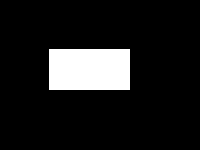
#> input picture Week 4/Jadon_1_HW4/boxIm1.bmp, 200 x 150 px
$ jupyter execute HW4.ipynb
#> lines starting #> are read from the running program, lines starting #| are printed output that depends on the picture; after the words box and inside, x2 and y2 are one past the last pixel; in counts of white or black regions, pixels touching at a corner belong together; long printed decimals are rounded
# CSE 5524 HW  Utkarsh Pratap Singh Jadon

## Question1

### Import necessary libraries

[cell 1]
import matplotlib.pyplot as plt
import matplotlib.image as mpimg
from skimage.color import rgb2gray
import cv2 as cv
import numpy as np
import math
from PIL import Image
import glob
import os
import skimage
from os import listdir
from os.path import join, isfile
from skimage import morphology
from skimage import measure,color
from skimage import io, data
from numpy.linalg import eig

### Read and normalise input grayscale images

[cell 2]
#Following section reads input Grayscale box images
boxImage1Gray = skimage.io.imread(fname="boxIm1.bmp")
#> boxImage1Gray: shape (150, 200); 11.1% white; 1 white region, box (x1, y1, x2, y2) and area: (49, 49, 130, 90) 3321
boxImage2Gray = skimage.io.imread(fname="boxIm2.bmp")
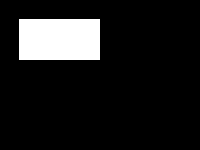
#> input picture Week 4/Jadon_1_HW4/boxIm2.bmp, 200 x 150 px
#> boxImage2Gray: shape (150, 200); 11.1% white; 1 white region, box (x1, y1, x2, y2) and area: (19, 19, 100, 60) 3321
boxImage3Gray = skimage.io.imread(fname="boxIm3.bmp")
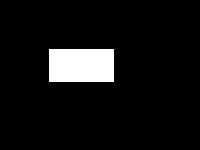
#> input picture Week 4/Jadon_1_HW4/boxIm3.bmp, 200 x 150 px
#> boxImage3Gray: shape (150, 200); 7.1% white; 1 white region, box (x1, y1, x2, y2) and area: (49, 49, 114, 82) 2145
boxImage4Gray = skimage.io.imread(fname="boxIm4.bmp")
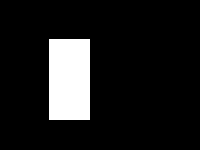
#> input picture Week 4/Jadon_1_HW4/boxIm4.bmp, 200 x 150 px
#> boxImage4Gray: shape (150, 200); 11.1% white; 1 white region, box (x1, y1, x2, y2) and area: (49, 39, 90, 120) 3321

# [11 lines of commented-out code are left out]
boxImage1Normalised = boxImage1Gray / 255
boxImage2Normalised = boxImage2Gray / 255
boxImage3Normalised = boxImage3Gray / 255
boxImage4Normalised = boxImage4Gray / 255

### Create function to compute 7 similitude moment shape descriptors

[cell 3]
def similitudeMoments(inputImage):

    a,b = inputImage.shape
#> a = 150; b = 200
    x=0
    y=0
    m10 = 0
    m01 = 0
    m00 = 0
    centroidX = 0
    centroidY = 0
    for x in range(a):
        for y in range(b):
                m10 += (y**1)*(x**0)*inputImage[x,y]
                m01 += (y**0)*(x**1)*inputImage[x,y]
                m00 += (y**0)*(x**0)*inputImage[x,y]
#> after the loop, m00 = 3321; m01 = 229149; m10 = 295569

    centroidX = (m10) / (m00)
#> centroidX = 89
    centroidY = (m01) / (m00)
#> centroidY = 69

    # [7 lines of commented-out code are left out]

    N = np.array([[0,2],[0,3],[1,1],[1,2],[2,0],[2,1],[3,0]])
    numerator1 = 0
    denominator1 = 0
    numerator2 = 0
    denominator2 = 0
    numerator3 = 0
    denominator3 = 0
    numerator4 = 0
    denominator4 = 0
    numerator5 = 0
    denominator5 = 0
    numerator6 = 0
    denominator6 = 0
    numerator7 = 0
    denominator7 = 0
    #print(N)
    for x in range(a):
        for y in range(b):
                numerator1 += ((y - centroidY)**N[0,0]) * ((x - centroidX)**N[0,1]) * inputImage[x,y]
                denominator1 = (m00)**(((N[0,0] + N[0,1]) / 2) + 1)

                numerator2 += ((y - centroidY)**N[1,0]) * ((x - centroidX)**N[1,1]) * inputImage[x,y]
                denominator2 = (m00)**(((N[1,0] + N[1,1] / 2)) + 1)

                numerator3 += ((y - centroidY)**N[2,0]) * ((x - centroidX)**N[2,1]) * inputImage[x,y]
                denominator3 = (m00)**(((N[2,0] + N[2,1]) / 2) + 1)

                numerator4 += ((y - centroidY)**N[3,0]) * ((x - centroidX)**N[3,1]) * inputImage[x,y]
                denominator4 = (m00)**(((N[3,0] + N[3,1]) / 2) + 1)

                numerator5 += ((y - centroidY)**N[4,0]) * ((x - centroidX)**N[4,1]) * inputImage[x,y]
                denominator5 = (m00)**(((N[4,0] + N[4,1]) / 2) + 1)

                numerator6 += ((y - centroidY)**N[5,0]) * ((x - centroidX)**N[5,1]) * inputImage[x,y]
                denominator6 = (m00)**(((N[5,0] + N[5,1]) / 2) + 1)

                numerator7 += ((y - centroidY)**N[6,0]) * ((x - centroidX)**N[6,1]) * inputImage[x,y]
                denominator7 = (m00)**(((N[6,0] + N[6,1]) / 2) + 1)
#> after the loop, numerator1 = 1793340; numerator2 = -54464400; numerator3 = -1328400; numerator4 = 35866800; numerator5 = 3143880; numerator6 = -62877600; numerator7 = 135496800


    similitudeMoment1 = numerator1 / denominator1
#> similitudeMoment1 = 0.163
    similitudeMoment2 = numerator2 / denominator2
#> similitudeMoment2 = -0.0857
    similitudeMoment3 = numerator3 / denominator3
#> similitudeMoment3 = -0.12
    similitudeMoment4 = numerator4 / denominator4
#> similitudeMoment4 = 0.0564
    similitudeMoment5 = numerator5 / denominator5
#> similitudeMoment5 = 0.285
    similitudeMoment6 = numerator6 / denominator6
#> similitudeMoment6 = -0.0989
    similitudeMoment7 = numerator7 / denominator7
#> similitudeMoment7 = 0.213

    Nvals = [similitudeMoment1,similitudeMoment2,similitudeMoment3,similitudeMoment4,similitudeMoment5,similitudeMoment6,similitudeMoment7]
#> Nvals = [0.163, -0.0857, -0.12, 0.0564, 0.285, -0.0989, 0.213]
    return Nvals

### Computing 7 similitude moment shape descriptors for all 4 images

[cell 4]
print(similitudeMoments(boxImage1Normalised))        # 7 Similitude moments for input image 1
#| [0.1626, -0.08569, -0.1204, 0.05643, 0.2851, -0.09893, 0.2132]
print(similitudeMoments(boxImage2Normalised))        # 7 Similitude moments for input image 2
#| [0.1626, -0.08569, -0.1204, 0.05643, 0.2851, -0.09893, 0.2132]
print(similitudeMoments(boxImage3Normalised))        # 7 Similitude moments for input image 3
#| [0.1616, -0.08504, -0.1193, 0.05583, 0.2834, -0.09792, 0.2113]
print(similitudeMoments(boxImage4Normalised))        # 7 Similitude moments for input image 4
#| [0.1947, 0.09092, -0.03011, -0.03379, 0.07227, 0.01254, -0.02717]

### Discussion

We see that the change in moments across image is minute. Similitude moments are supposed to be same for a particular class of images and are invariant to size, position, and orienation. Although, this holds true assuming the images are continuous. But in reality, images are discrete and have some noise values, which contributes to this minor change amongst moment values for four box images.

Some of the moments are zero because they may not have any contribution towards making the image unique.

## Question 2

[cell 5]
#Load data from 'eigendata.txt' file and store as numpy array in X
X = np.loadtxt("eigdata.txt")

#Plot first column vs first row as plot 1
plt.subplot(1,1,1)
plt.plot(X[:,0],X[:,1],'b.')
plt.axis('equal')
plt.show()
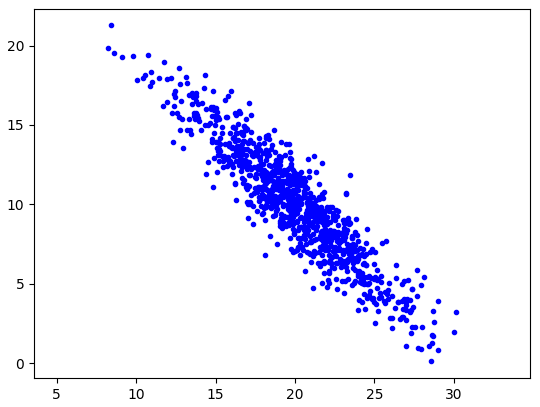
#> figure drawn by matplotlib, 1 panel

#Plot mean-subtract data as plot 2
m = np.mean(X)
a,b = X.shape
Y = X - np.ones((a,1))*m
plt.subplot(1,1,1)
plt.plot(Y[:,0],Y[:,1],'r.')
plt.axis('equal')
plt.show()
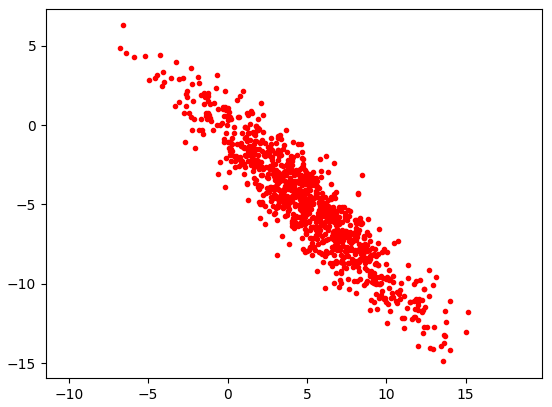
#> figure drawn by matplotlib, 1 panel
print(Y)

### Discussion

Successfully able to read data from given text file, store the values in X, plot the data present inside X and plot mean shifted data Y using relevant python functions

## Question 3

[cell 6]
import matplotlib

K = np.cov(Y.transpose(), bias=True)    #Generate covariance matrix for Y
K_inv = np.linalg.inv(K)

V,U=eig(K)                 #eig() function returns Eigen Values (V) and Eigen Vector (U) respectively using covariance K

xm = np.mean((Y[:,0]))
ym = np.mean((Y[:,1]))    #Computes x and y coordinates of mean of Y

C = 9

axis1 = math.sqrt(C) * (math.sqrt(V.max()))
axis2 = math.sqrt(C) * (math.sqrt(V.min()))
print("Lenght of axis 1 and axis 2 are: ")
print(axis1,axis2)

plt.subplot(1,1,1)
plt.plot(Y[:,0],Y[:,1],'r.')
plt.axis('equal')
plt.show()


x1, y1 = [(axis2)/2,(axis2)/2], [0,axis1]
x2, y2 = [0,axis2], [(axis1)//2,(axis1)//2]

plt.plot(x1, y1, x2, y2, marker = 'o')
plt.axis('equal')
plt.show()
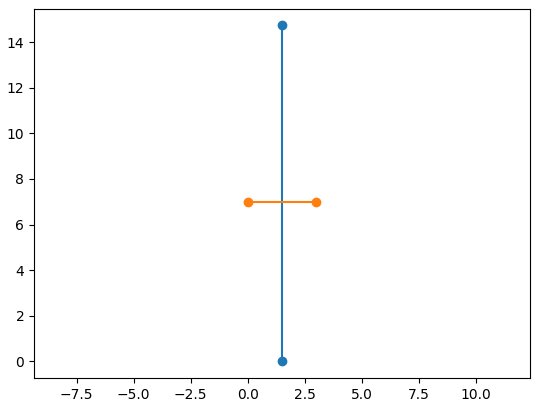
#> figure drawn by matplotlib, 1 panel

### Discussion

I used covariance matrix (K) to generate eigen values (V) and eigen vectors (U) of the given mean shifted data (Y). Since covariance matrix was used, the lamda obtained from V is enough to calculate the length of axis ((C*lamda)^0.5). If I had taken inverse covariance matrix (K^-1), I would have to invert the lamda to get axis lenghth (((C/lamda)^0.5).
Since there are #3 standard deviations, we take C=9 to calculate the axis length. After getting the lengths (14.731,3.019), I drew mutually perpendicular lines, as shown above, that acts as 2-D Gaussian ellipse axis.

### Question 4

[cell 7]
rotatedData = np.zeros((1000,2))                         #Create an empty matrix to store rotated values of Y
i = 0
for dataValue in Y:                                      #Creating a loop to multiply each data point in R with Eigen vector (U) and store rotated value in new empty matrix rotatedData
    rotatedData[i] = np.dot(U.transpose(),dataValue)
    i+=1
plt.plot(rotatedData[:,0], rotatedData[:,1], 'r.')
plt.axis('equal')
plt.show()
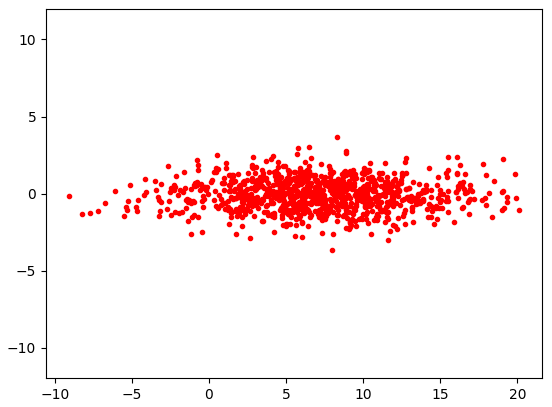
#> figure drawn by matplotlib, 1 panel

### Discussion

The transpose of eigen vector matrix acts as a rotation matrix. I applied dot product between transpose of eigen vector and each data point in Y which gives us uncorrelated/rotated data

### Question 5

[cell 8]
projectedData = np.zeros((1000,1))
i = 0
for dataValue in Y:
    projectedData[i] = np.dot(Y[0],dataValue)
    i += 1
plt.hist(projectedData,bins=150)
plt.axis('equal')
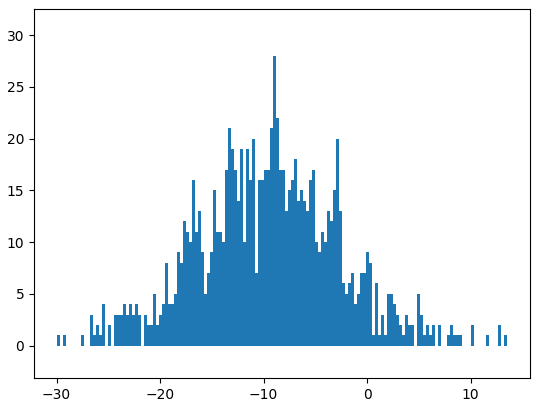
#> figure drawn by matplotlib, 1 panel; tallest bar 28 high, from x = -9.09 to -8.8
